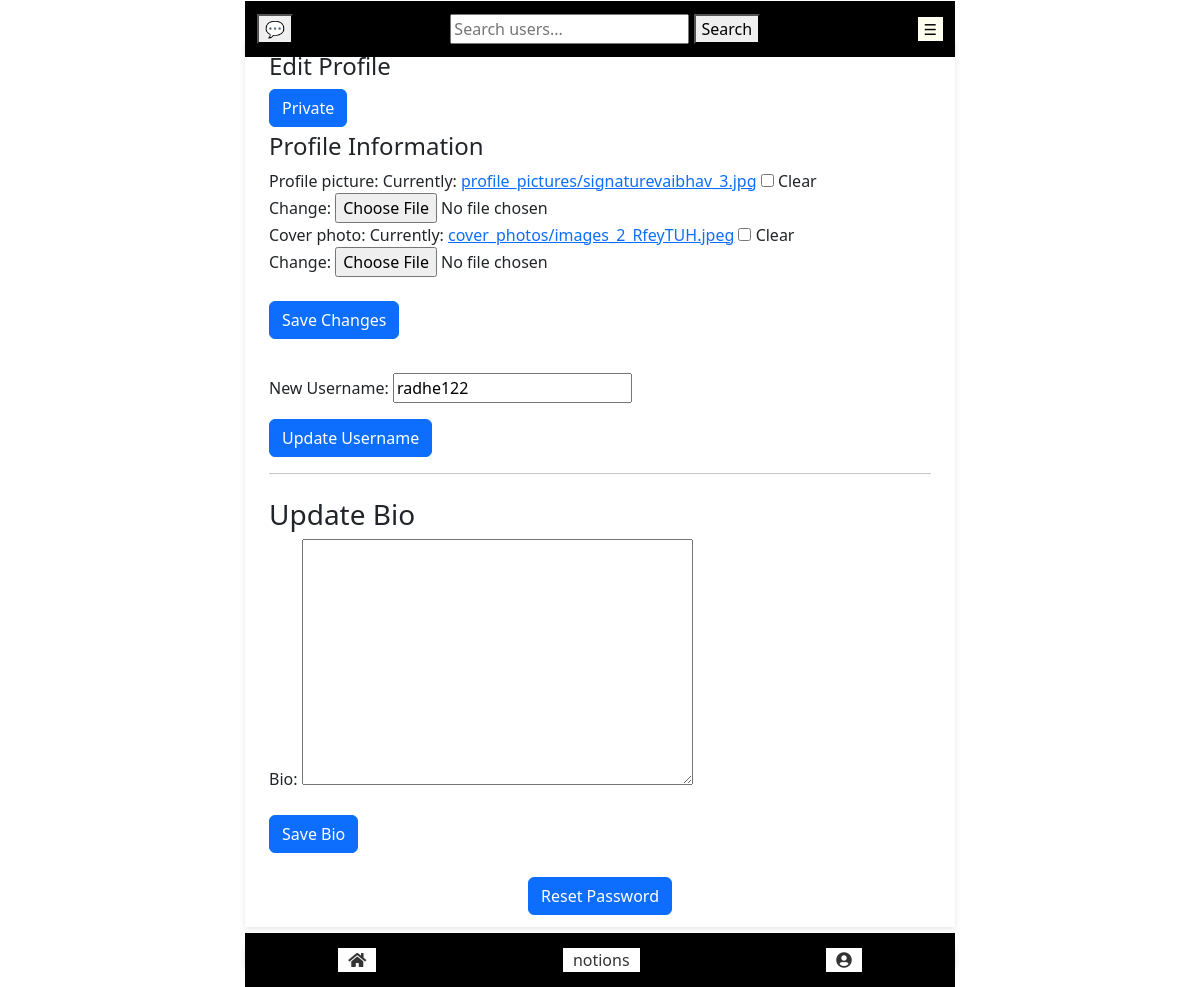
The page /profile/3/edit/ (signed in) on the database as committed earlier.
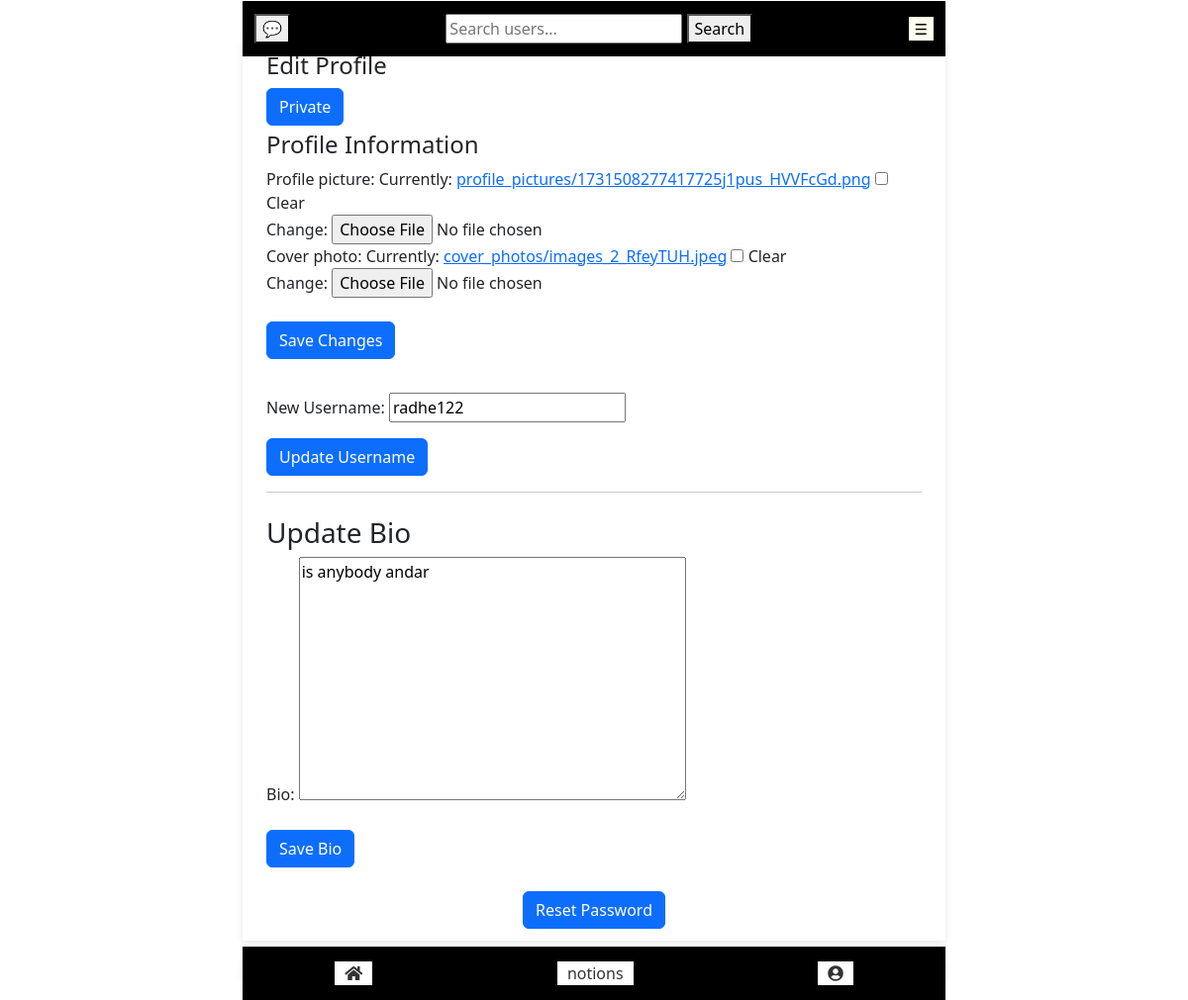
The same page on the database as committed later.
### service_auth/user_profile/models.py (models this page shows, shortened)
class Profile(models.Model):
    user = models.OneToOneField(AuthUser, on_delete=models.CASCADE, related_name='profile')
    profile_picture = models.ImageField(upload_to='profile_pictures/', blank=True, null=True)
    cover_photo = models.ImageField(upload_to='cover_photos/', blank=True, null=True)
    bio = models.TextField(blank=True, null=True)
    saved_uploads = models.ManyToManyField('Media', related_name='saved_by_users', blank=True)
    is_private = models.BooleanField(default=False)  # New field to track privacy
    email_confirmed = models.BooleanField(default=False)  # New field to track email confirmation
    firebase_uid = models.CharField(max_length=255, blank=True, null=True)  # Field to store Firebase UID

### service_auth/user_profile/views.py (the view, shortened to what this page needs)
# urls.py: path('profile/<int:user_id>/edit/', views.edit_profile, name='edit_profile'),
@login_required
def edit_profile(request, user_id):
    profile_user = get_object_or_404(AuthUser, id=user_id)
    profile, created = Profile.objects.get_or_create(user=profile_user)
    profile_form = ProfileForm(instance=profile)
    username_form = UsernameUpdateForm(initial={'new_username': profile_user.username})
    return render(request, 'edit_profile.html', {
        'form': profile_form,
        'username_form': username_form,
        'profile_user': profile_user
    })

### service_auth/user_profile/forms.py (shortened to what this page needs)
class ProfileForm(forms.ModelForm):
    def __init__(self, *args, **kwargs):
        super().__init__(*args, **kwargs)
        self.fields['bio'].validators.append(MaxLengthValidator(150, 'Bio cannot exceed 150 words.'))
    class Meta:
        model = Profile
        fields = ['profile_picture', 'cover_photo', 'bio']

### service_auth/notion/forms.py (shortened to what this page needs)
class UsernameUpdateForm(forms.Form):
    new_username = forms.CharField(
        max_length=20,
        label='New Username',
        validators=[RegexValidator(r'^[a-zA-Z0-9]+$', 'Only alphanumeric characters allowed.')],
        widget=forms.TextInput(attrs={'placeholder': 'Enter new username'})  # This creates the input field
    )

### templates/user_profile/edit_profile.html (shortened to what this page needs)
{% extends 'landing_page.html' %}
{% load static %}
{% block main_content %}
<div class="container">
    <h4>Edit Profile</h4>
    <button type="button" class="btn btn-primary" id="privacy-button" data-private="{{ request.user.profile.is_private|yesno:'Private,Public' }}">
        {{ request.user.profile.is_private|yesno:'Private,Public' }}
    </button>
    <form method="post" enctype="multipart/form-data" action="{% url 'user_profile:edit_profile' user_id=profile_user.id %}">
        <h4>Profile Information</h4>
        <form method="post" enctype="multipart/form-data">
            {{ form.profile_picture.label_tag }} {{ form.profile_picture }}
            {{ form.cover_photo.label_tag }} {{ form.cover_photo }}
            <div class="mt-4">
                <button type="submit" class="btn btn-primary" name="save_changes">Save Changes</button>
            </div>
        </form>
        <form method="post">
            {{ username_form.as_p }}
            <button type="submit" class="btn btn-primary" name="update_username">Update Username</button>
        </form>
    </form>
    <hr>
    <form method="post" action="{% url 'user_profile:save_bio' %}">
        <h3 class="mt-4">Update Bio</h3>
        {{ form.bio.label_tag }} {{ form.bio }}
        <div class="mt-4">
            <button type="submit" class="btn btn-primary">Save Bio</button>
        </div>
    </form>
    <div class="text-center mt-4">
        <a href="{% url 'user_profile:password_reset' %}" class="btn btn-primary">Reset Password</a>
    </div>
</div>
{% endblock %}

Rows that differ between the two databases and show on the page:
changed Profile: bio (not shown) → "is anybody andar"
Other text that changed with them:
text no longer shown: "Currently: profile_pictures/signaturevaibhav_3.jpg Clear Change:"
text now shown: "Currently: profile_pictures/1731508277417725j1pus_HVVFcGd.png Clear Change:"
